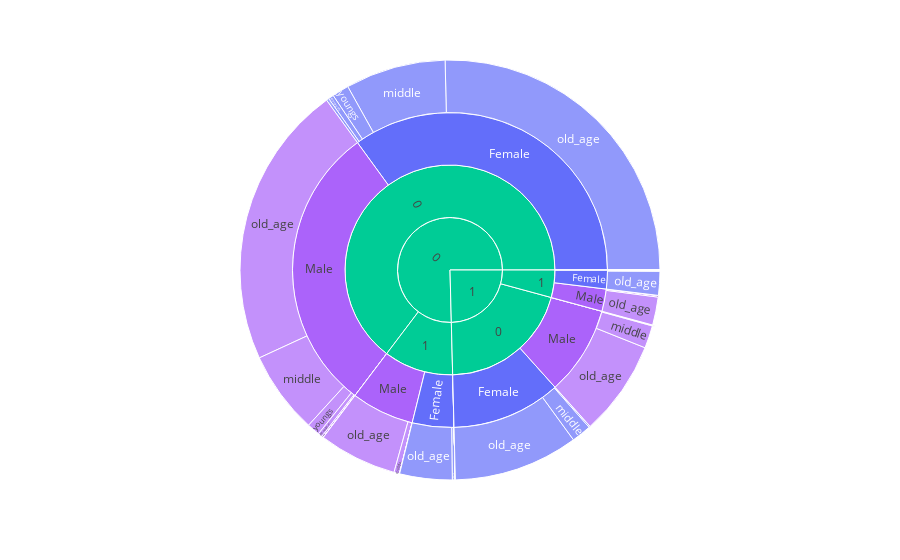

Here is the notebook cell this chart was saved with:
### Markdown cell above
### Q3. Comparatively who has more hypertension?
A. Based on given data female has more heart issues than male.
* Female: 4179
* Male: 3282
* Others: 0

### Code cell
import plotly.express as px
fig = px.sunburst(
   df,
    path=['hypertension_categorical','heart_disease_categorical','gender', 'age_cateogry'],
    values= 'diabetes',
    color='gender',
    #  hover_data=['age_cateogry, 'hypertension_categorical']
)

# Show the Sunburst chart
fig.show()

### Figure 1 — Plotly figure (JSON) as saved in the notebook; plotly's stock layout.template omitted (floating-point values rounded to 4 significant figures)
{"data": [{"branchvalues": "total", "customdata": [["Female"], [null], ["Female"], ["Female"], ["(?)"], ["Female"], ["Male"], ["Male"], ["Other"], [null], [null], [null], ["Female"], ["Female"], ["Female"], ["Male"], ["Male"], ["Male"], [null], [null], ["Female"], ["Female"], ["Female"], ["Male"], ["Male"], ["Male"], ["Male"], ["(?)"], ["(?)"], ["(?)"], [null], ["Other"], ["(?)"], ["Male"], [null], ["Female"], [null], [null], [null], ["Male"], ["Male"], ["Male"], ["Male"], ["Female"], [null], [null], ["Female"], [null], ["Female"], [null], ["Other"], [null], [null], [null], ["Other"], ["(?)"], [null], ["Female"], ["Male"], ["Male"], ["Other"], ["Male"], [null], ["Male"], [null], ["Female"], ["Female"], ["Male"], ["Male"], [null], ["Other"], [null], ["Female"], ["Male"], [null], ["Male"], [null], ["Female"]], "domain": {"x": [0, 1], "y": [0, 1]}, "hovertemplate": "labels=%{label}<br>diabetes=%{value}<br>parent=%{parent}<br>id=%{id}<br>gender=%{customdata[0]}<extra></extra>", "ids": ["0/0/Female/children", "0/1/Other/youngs", "0/0/Female/middle", "1/0/Female/middle", "0", "1/1/Female/middle", "0/1/Male/middle", "1/1/Male/middle", "0/0/Other/middle", "1/0/Other/middle", "0/1/Other/middle", "1/1/Other/middle", "0/0/Female/old_age", "1/0/Female/old_age", "1/1/Female/old_age", "0/0/Male/old_age", "1/0/Male/old_age", "0/1/Male/old_age", "1/0/Other/old_age", "1/1/Other/old_age", "1/0/Female", "0/1/Female", "1/1/Female", "0/0/Male", "1/0/Male", "0/1/Male", "1/1/Male", "0/0", "0/1", "1/1", "1/0/Other/youngs", "0/0/Other/youngs", "1", "0/1/Male/youngs", "0/1/Other/children", "1/0/Female/teenagers", "0/1/Female/teenagers", "1/0/Other/children", "1/1/Male/children", "1/0/Male/teenagers", "0/1/Male/teenagers", "0/1/Male/children", "1/0/Male/children", "0/0/Female/teenagers", "1/1/Other/children", "1/1/Other/teenagers", "0/0/Female/youngs", "1/1/Female/children", "1/0/Female/children", "0/1/Other/teenagers", "0/0/Other", "1/0/Other", "0/1/Other", "1/1/Other", "0/0/Other/children", "1/0", "0/1/Female/children", "0/0/Female", "0/0/Male/children", "1/1/Male/old_age", "0/0/Other/old_age", "1/0/Male/youngs", "1/1/Other/youngs", "0/0/Male/youngs", "1/1/Female/youngs", "0/1/Female/youngs", "1/0/Female/youngs", "0/0/Male/middle", "1/0/Male/middle", "1/0/Other/teenagers", "0/0/Other/teenagers", "1/1/Male/teenagers", "0/1/Female/old_age", "0/0/Male/teenagers", "1/1/Female/teenagers", "1/1/Male/youngs", "0/1/Other/old_age", "0/1/Female/middle"], "labels": ["children", "youngs", "middle", "middle", "0", "middle", "middle", "middle", "middle", "middle", "middle", "middle", "old_age", "old_age", "old_age", "old_age", "old_age", "old_age", "old_age", "old_age", "Female", "Female", "Female", "Male", "Male", "Male", "Male", "0", "1", "1", "youngs", "youngs", "1", "youngs", "children", "teenagers", "teenagers", "children", "children", "teenagers", "teenagers", "children", "children", "teenagers", "children", "teenagers", "youngs", "children", "children", "teenagers", "Other", "Other", "Other", "Other", "children", "0", "children", "Female", "children", "old_age", "old_age", "youngs", "youngs", "youngs", "youngs", "youngs", "youngs", "middle", "middle", "teenagers", "teenagers", "teenagers", "old_age", "teenagers", "teenagers", "youngs", "old_age", "middle"], "marker": {"colors": ["#636efa", "#EF553B", "#636efa", "#636efa", "#00cc96", "#636efa", "#ab63fa", "#ab63fa", "#FFA15A", "#EF553B", "#EF553B", "#EF553B", "#636efa", "#636efa", "#636efa", "#ab63fa", "#ab63fa", "#ab63fa", "#EF553B", "#EF553B", "#636efa", "#636efa", "#636efa", "#ab63fa", "#ab63fa", "#ab63fa", "#ab63fa", "#00cc96", "#00cc96", "#00cc96", "#EF553B", "#FFA15A", "#00cc96", "#ab63fa", "#EF553B", "#636efa", "#EF553B", "#EF553B", "#EF553B", "#ab63fa", "#ab63fa", "#ab63fa", "#ab63fa", "#636efa", "#EF553B", "#EF553B", "#636efa", "#EF553B", "#636efa", "#EF553B", "#FFA15A", "#EF553B", "#EF553B", "#EF553B", "#FFA15A", "#00cc96", "#EF553B", "#636efa", "#ab63fa", "#ab63fa", "#FFA15A", "#ab63fa", "#EF553B", "#ab63fa", "#EF553B", "#636efa", "#636efa", "#ab63fa", "#ab63fa", "#EF553B", "#FFA15A", "#EF553B", "#636efa", "#ab63fa", "#EF553B", "#ab63fa", "#EF553B", "#636efa"]}, "name": "", "parents": ["0/0/Female", "0/1/Other", "0/0/Female", "1/0/Female", "", "1/1/Female", "0/1/Male", "1/1/Male", "0/0/Other", "1/0/Other", "0/1/Other", "1/1/Other", "0/0/Female", "1/0/Female", "1/1/Female", "0/0/Male", "1/0/Male", "0/1/Male", "1/0/Other", "1/1/Other", "1/0", "0/1", "1/1", "0/0", "1/0", "0/1", "1/1", "0", "0", "1", "1/0/Other", "0/0/Other", "", "0/1/Male", "0/1/Other", "1/0/Female", "0/1/Female", "1/0/Other", "1/1/Male", "1/0/Male", "0/1/Male", "0/1/Male", "1/0/Male", "0/0/Female", "1/1/Other", "1/1/Other", "0/0/Female", "1/1/Female", "1/0/Female", "0/1/Other", "0/0", "1/0", "0/1", "1/1", "0/0/Other", "1", "0/1/Female", "0/0", "0/0/Male", "1/1/Male", "0/0/Other", "1/0/Male", "1/1/Other", "0/0/Male", "1/1/Female", "0/1/Female", "1/0/Female", "0/0/Male", "1/0/Male", "1/0/Other", "0/0/Other", "1/1/Male", "0/1/Female", "0/0/Male", "1/1/Female", "1/1/Male", "0/1/Other", "0/1/Female"], "type": "sunburst", "values": [17, 0, 655, 129, 6396, 9, 36, 11, 0, 0, 0, 0, 2152, 814, 155, 1855, 622, 510, 0, 0, 952, 362, 164, 2518, 776, 547, 194, 5487, 909, 358, 0, 0, 2086, 0, 0, 0, 0, 0, 0, 0, 0, 1, 0, 35, 0, 0, 110, 0, 0, 0, 0, 0, 0, 0, 0, 1728, 0, 2969, 11, 183, 0, 6, 0, 84, 0, 0, 9, 540, 148, 0, 0, 0, 343, 28, 0, 0, 0, 19]}], "layout": {"legend": {"tracegroupgap": 0}, "margin": {"t": 60}}}
